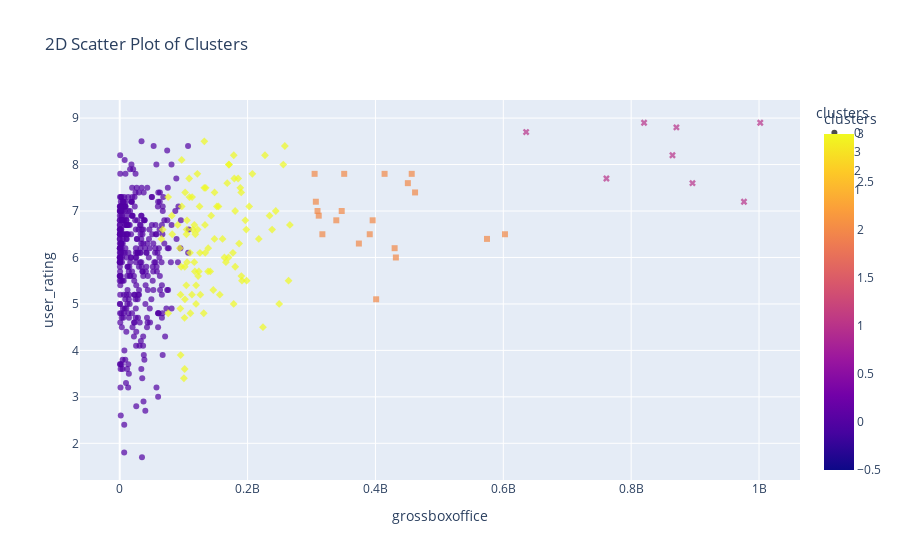

The cell this chart's notebook holds for it:
### Code cell
fig = px.scatter(df, x='grossboxoffice', y='user_rating', color='clusters',
                 symbol='clusters', opacity=0.7, size_max=10,
                 title='2D Scatter Plot of Clusters', color_discrete_sequence=px.colors.qualitative.Set1)
fig.show()

### Figure 1 — Plotly figure (JSON) as saved in the notebook; plotly's stock layout.template omitted (floating-point values rounded to 4 significant figures; data arrays with more than 128 entries replaced by an {"elided": "..."} marker saying what was removed)
{"data": [{"hovertemplate": "clusters=%{marker.color}<br>grossboxoffice=%{x}<br>user_rating=%{y}<extra></extra>", "legendgroup": "0", "marker": {"color": {"elided": "357 int values"}, "coloraxis": "coloraxis", "opacity": 0.7, "symbol": "circle"}, "mode": "markers", "name": "0", "orientation": "v", "showlegend": true, "type": "scatter", "x": {"elided": "357 int values"}, "xaxis": "x", "y": {"elided": "357 float values"}, "yaxis": "y"}, {"hovertemplate": "clusters=%{marker.color}<br>grossboxoffice=%{x}<br>user_rating=%{y}<extra></extra>", "legendgroup": "3", "marker": {"color": [3, 3, 3, 3, 3, 3, 3, 3, 3, 3, 3, 3, 3, 3, 3, 3, 3, 3, 3, 3, 3, 3, 3, 3, 3, 3, 3, 3, 3, 3, 3, 3, 3, 3, 3, 3, 3, 3, 3, 3, 3, 3, 3, 3, 3, 3, 3, 3, 3, 3, 3, 3, 3, 3, 3, 3, 3, 3, 3, 3, 3, 3, 3, 3, 3, 3, 3, 3, 3, 3, 3, 3, 3, 3, 3, 3, 3, 3, 3, 3, 3, 3, 3, 3, 3, 3, 3, 3, 3, 3, 3, 3, 3, 3, 3, 3], "coloraxis": "coloraxis", "opacity": 0.7, "symbol": "diamond"}, "mode": "markers", "name": "3", "orientation": "v", "showlegend": true, "type": "scatter", "x": [132180323, 179213434, 207515725, 108638745, 104636188, 170708996, 190000000, 170128460, 96085477, 101393569, 122000000, 168167691, 105316267, 109155885, 119498909, 113244290, 93945766, 67286731, 141591324, 152000000, 131426169, 126121167, 180557550, 148336445, 101702060, 117575636, 102001626, 101595121, 143049560, 156505388, 122650962, 178398138, 160846332, 96917897, 123729176, 81557479, 95149435, 249430327, 65247655, 177085826, 104383624, 75817994, 170938575, 97030725, 163777560, 191200000, 102356381, 132373442, 121468960, 109993847, 202548575, 82161969, 190212113, 104148781, 114324072, 138191428, 124870275, 113006880, 110594793, 119420252, 146336178, 134527196, 75754670, 258264745, 266159621, 180622424, 94770548, 118311368, 105219735, 244082376, 95328937, 116643346, 90755643, 100446895, 125531634, 264105545, 178262620, 197992827, 133756285, 154529187, 196485100, 133375846, 188600000, 138396624, 148213377, 116724075, 224070000, 185258983, 255870172, 166112167, 227225045, 238371987, 198539855, 217536138, 186739919, 234360014], "xaxis": "x", "y": [7.5, 7.7, 7.8, 7.7, 6.6, 8, 7.4, 6, 5.8, 4.7, 6.6, 7.6, 5.9, 7.3, 5.4, 7.3, 6.2, 6.6, 5.7, 7.1, 4.8, 5.2, 7, 7.4, 5.8, 5.7, 5.1, 3.6, 6.9, 5.2, 5.6, 8.2, 6.4, 8.1, 5.7, 6.9, 5.2, 5, 6.4, 6.1, 6.5, 4.8, 8, 7.1, 6, 5.5, 7.4, 8.5, 7.8, 6.1, 7.1, 6.5, 5.6, 5.4, 6.6, 5.7, 7.1, 5.2, 4.8, 5, 5.3, 7.5, 7.3, 8.4, 6.7, 5.8, 4.9, 6.5, 6.8, 7, 3.9, 5.9, 6.7, 3.4, 6.1, 5.5, 5, 6.6, 6.1, 7.1, 6.8, 6.7, 7.5, 6.2, 6.4, 6.7, 4.5, 7.7, 8, 5.9, 8.2, 6.6, 5.5, 6.4, 6.3, 6.9], "yaxis": "y"}, {"hovertemplate": "clusters=%{marker.color}<br>grossboxoffice=%{x}<br>user_rating=%{y}<extra></extra>", "legendgroup": "2", "marker": {"color": [2, 2, 2, 2, 2, 2, 2, 2, 2, 2, 2, 2, 2, 2, 2, 2, 2, 2, 2, 2], "coloraxis": "coloraxis", "opacity": 0.7, "symbol": "square"}, "mode": "markers", "name": "2", "orientation": "v", "showlegend": true, "type": "scatter", "x": [306776732, 456758981, 304850102, 602609487, 351112395, 374111707, 311312624, 450717150, 401128639, 574480841, 431971116, 395668139, 347234916, 391081192, 461981126, 430000000, 338800000, 414318300, 317011114, 309404152], "xaxis": "x", "y": [7.2, 7.8, 7.8, 6.5, 7.8, 6.3, 6.9, 7.6, 5.1, 6.4, 6, 6.8, 7, 6.5, 7.4, 6.2, 6.8, 7.8, 6.5, 7], "yaxis": "y"}, {"hovertemplate": "clusters=%{marker.color}<br>grossboxoffice=%{x}<br>user_rating=%{y}<extra></extra>", "legendgroup": "1", "marker": {"color": [1, 1, 1, 1, 1, 1, 1, 1], "coloraxis": "coloraxis", "opacity": 0.7, "symbol": "x"}, "mode": "markers", "name": "1", "orientation": "v", "showlegend": true, "type": "scatter", "x": [820186685, 870761744, 864625978, 976475550, 761300818, 895921036, 635700000, 1001921825], "xaxis": "x", "y": [8.9, 8.8, 8.2, 7.2, 7.7, 7.6, 8.7, 8.9], "yaxis": "y"}], "layout": {"coloraxis": {"colorbar": {"title": {"text": "clusters"}}, "colorscale": [[0, "#0d0887"], [0.1111, "#46039f"], [0.2222, "#7201a8"], [0.3333, "#9c179e"], [0.4444, "#bd3786"], [0.5556, "#d8576b"], [0.6667, "#ed7953"], [0.7778, "#fb9f3a"], [0.8889, "#fdca26"], [1, "#f0f921"]]}, "legend": {"title": {"text": "clusters"}, "tracegroupgap": 0}, "title": {"text": "2D Scatter Plot of Clusters"}, "xaxis": {"anchor": "y", "domain": [0, 1], "title": {"text": "grossboxoffice"}}, "yaxis": {"anchor": "x", "domain": [0, 1], "title": {"text": "user_rating"}}}}
